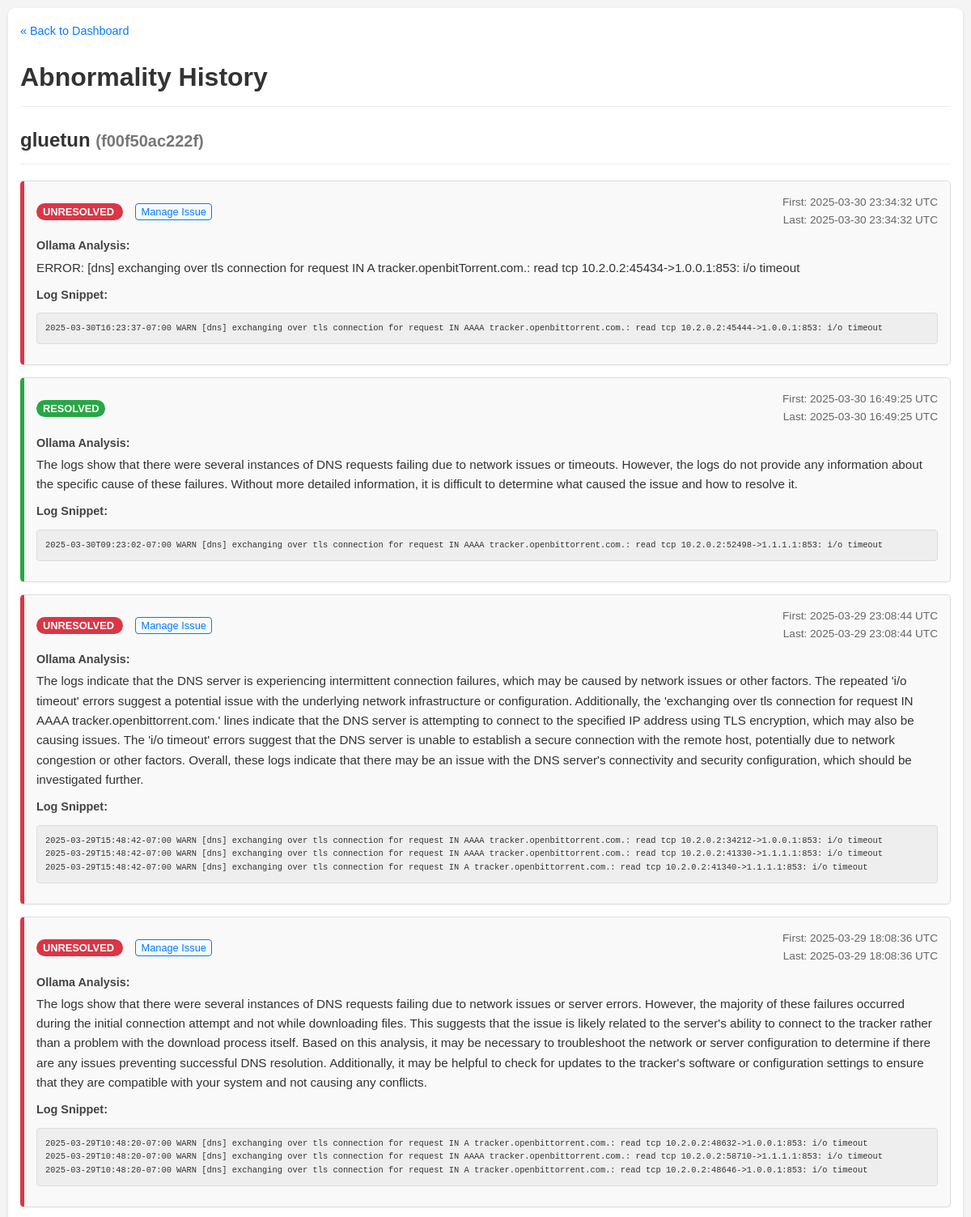
Page /history/f00f50ac222f5f7a17e6c27aef7cb144042b7a2ab6289baa478d7ef57e1e4045 (upper part) on the committed database.
### tables this page shows
CREATE TABLE abnormalities (
                id INTEGER PRIMARY KEY AUTOINCREMENT,
                container_name TEXT NOT NULL,
                container_id TEXT NOT NULL,
                log_snippet TEXT NOT NULL,
                ollama_analysis TEXT,
                first_detected_timestamp TEXT,
                last_detected_timestamp TEXT,
                status TEXT DEFAULT 'unresolved',
                resolution_notes TEXT,
                UNIQUE(container_id, log_snippet)
            );

### routes/ui_routes.py (the view)
@ui_bp.route('/history/<string:container_id>')
def container_history(container_id):
    if not container_id or not all(c in '0123456789abcdefABCDEF' for c in container_id) or len(container_id) < 12:
        logging.warning(f"Invalid container ID format requested in history: {container_id}")
        abort(404) # Not Found for invalid ID format
    history_records = db.get_abnormalities_by_container(container_id)
    container_name = history_records[0]['container_name'] if history_records else f"Unknown Container (ID: {container_id[:12]}...)"
    display_timezone_obj = get_display_timezone()
    current_color_settings = {}
    try:
        app_settings_local = getattr(current_app, 'app_settings', None)
        if app_settings_local is not None:
             with current_app.settings_lock:
                  current_color_settings = {k: v for k, v in app_settings_local.items() if k.startswith('color_')}
        else:
            logging.error("App settings not found on current_app in history route.")
            flash("Could not load color settings (app state missing).", "warning")
    except AttributeError as e:
        logging.error(f"Failed to access settings lock/dict in history route: {e}")
        flash("Could not load color settings.", "warning")
    except Exception as e:
        logging.exception(f"Unexpected error getting colors in history route: {e}")
        flash("Error loading color settings.", "error")
    return render_template('history.html',
                           records=history_records,
                           container_name=container_name,
                           container_id=container_id,
                           timezone_obj=display_timezone_obj, # Pass timezone object for potential use in template filters
                           color_settings=current_color_settings)

### db.py (called while the page is built)
def _parse_iso_datetime(iso_string):
    if not iso_string: return None
    try:
        if 'Z' in iso_string:
             dt = datetime.datetime.fromisoformat(iso_string.replace('Z', '+00:00'))
        elif '+' in iso_string or '-' in iso_string[10:]: # Check for timezone offset
             dt = datetime.datetime.fromisoformat(iso_string)
        else:
             dt = datetime.datetime.fromisoformat(iso_string).replace(tzinfo=timezone.utc)
        return dt.astimezone(timezone.utc) # Ensure it's always UTC
    except (ValueError, TypeError) as e:
        logging.warning(f"Could not parse ISO timestamp '{iso_string}': {e}. Returning as string.")
        return iso_string

def get_db():
    try:
        os.makedirs(DATABASE_DIR, exist_ok=True)
    except OSError as e:
        logging.error(f"Could not create database directory {DATABASE_DIR}: {e}")
    conn = sqlite3.connect(DATABASE, detect_types=sqlite3.PARSE_DECLTYPES | sqlite3.PARSE_COLNAMES)
    conn.row_factory = sqlite3.Row
    return conn

def _row_to_dict_with_parsed_dates(row):
    if not row: return None
    item = dict(row)
    item['first_detected_timestamp'] = _parse_iso_datetime(item.get('first_detected_timestamp'))
    item['last_detected_timestamp'] = _parse_iso_datetime(item.get('last_detected_timestamp'))
    return item

def get_abnormalities_by_container(container_id, limit=50):
    conn = get_db(); cursor = conn.cursor(); results = []
    try:
        cursor.execute("SELECT * FROM abnormalities WHERE container_id = ? ORDER BY last_detected_timestamp DESC LIMIT ?", (container_id, limit))
        rows = cursor.fetchall()
        for row in rows: results.append(_row_to_dict_with_parsed_dates(row))
        logging.debug(f"Fetched {len(results)} abnormalities for container {container_id[:12]} (limit {limit}).")
    except sqlite3.Error as e: logging.error(f"Error fetching abnormalities for container {container_id[:12]}: {e}")
    finally: conn.close()
    return results

### utils.py (called while the page is built)
def get_display_timezone():
    global SCHEDULER_TIMEZONE # Allow modification on fallback
    try:
        return pytz.timezone(SCHEDULER_TIMEZONE)
    except pytz.exceptions.UnknownTimeZoneError:
        logging.warning(f"Invalid TZ '{SCHEDULER_TIMEZONE}' specified. Using UTC.")
        SCHEDULER_TIMEZONE = "UTC" # Update the global for consistency if needed
        return pytz.utc

### templates/history.html (shortened to what this page needs)
<!DOCTYPE html>
<html lang="en">
<head>
    <link rel="stylesheet" href="{{ url_for('static', filename='style.css') }}">
</head>
<body>
    <div class="container">
        <a href="{{ url_for('ui.index') }}" class="back-link">« Back to Dashboard</a>
        <h1>Abnormality History</h1>
        <h2>{{ container_name }} <small style="color: #777;">({{ container_id[:12] }})</small></h2>
        {% if records %}
            <ul class="history-list">
                {% for record in records %}
                    <li class="history-item" data-status="{{ record.status }}">
                        <div class="history-header">
                            <div>
                                <span class="status-badge status-{{ record.status }}">
                                    {{ record.status | replace('_', ' ') | title }}
                                </span>
                                {% if record.status == 'unresolved' %}
                                    <a href="{{ url_for('ui.manage_abnormality', abnormality_id=record.id) }}" class="manage-link-history">Manage Issue</a>
                                {% endif %}
                            </div>
                            <div class="timestamps">
                                {% if record.first_detected_timestamp %}
                                    First: {{ record.first_detected_timestamp.astimezone(timezone_obj).strftime('%Y-%m-%d %H:%M:%S %Z') if record.first_detected_timestamp and timezone_obj else record.first_detected_timestamp.strftime('%Y-%m-%d %H:%M:%S') if record.first_detected_timestamp else 'N/A' }}
                                    <br>
                                {% endif %}
                                Last: {{ record.last_detected_timestamp.astimezone(timezone_obj).strftime('%Y-%m-%d %H:%M:%S %Z') if record.last_detected_timestamp and timezone_obj else record.last_detected_timestamp.strftime('%Y-%m-%d %H:%M:%S') if record.last_detected_timestamp else 'N/A' }}
                            </div>
                        </div>
                        <div class="detail-block">
                            <strong>Ollama Analysis:</strong>
                            <p>{{ record.ollama_analysis | default('(Not Available)', true) }}</p>
                        </div>
                        <div class="detail-block">
                            <strong>Log Snippet:</strong>
                            <pre>{{ record.log_snippet | default('(Not Available)', true) }}</pre>
                        </div>
                    </li>
                {% endfor %}
            </ul>
        {% else %}
            <p>No abnormality history found for this container.</p>
        {% endif %}
    </div>
</body>
</html>

### static/style.css (style rules this page uses)
body { font-family: sans-serif; line-height: 1.6; margin: 20px; background-color: #f4f4f4; }
h1, h2 { color: #333; }
.container { background: #fff; padding: 20px; border-radius: 8px; box-shadow: 0 2px 4px rgba(0,0,0,0.1); }
pre { background: #eee; padding: 10px; border-radius: 4px; white-space: pre-wrap; word-wrap: break-word; font-size: 0.9em; max-height: 200px; overflow-y: auto; }
.status-unresolved { color: red; font-weight: bold; }
.status-resolved { color: green; }

### templates/history.html (style rules this page uses)
body { font-family: sans-serif; line-height: 1.6; margin: 0; padding: 10px; background-color: #f4f4f4; color: #333; }
*, *:before, *:after { box-sizing: border-box; }
.container { background: #fff; padding: 15px; border-radius: 8px; box-shadow: 0 2px 4px rgba(0,0,0,0.1); margin-bottom: 15px; max-width: 1200px; margin-left: auto; margin-right: auto; }
h1, h2 { color: #333; border-bottom: 1px solid #eee; padding-bottom: 10px; margin-top: 0; }
pre { background: #eee; padding: 10px; border-radius: 4px; white-space: pre-wrap; word-wrap: break-word; font-size: 0.85em; max-height: 200px; overflow-y: auto; border: 1px solid #ddd; }
.back-link { display: inline-block; margin-bottom: 20px; color: #007bff; text-decoration: none; font-size: 0.9em; }
.history-list { list-style: none; padding: 0; }
.history-item { background-color: #f9f9f9; border: 1px solid #ddd; border-radius: 5px; margin-bottom: 15px; padding: 15px; box-shadow: 0 1px 3px rgba(0,0,0,0.05); border-left: 5px solid #ccc; }
.history-header { display: flex; justify-content: space-between; align-items: center; margin-bottom: 10px; flex-wrap: wrap; gap: 10px; }
.status-badge { padding: 3px 8px; border-radius: 12px; font-size: 0.8em; font-weight: bold; text-transform: uppercase; color: white; white-space: nowrap; }
.status-unresolved { background-color: red; }
.status-resolved { background-color: green; }
.timestamps { font-size: 0.85em; color: #666; text-align: right; }
.detail-block { margin-bottom: 10px; }
.detail-block strong { display: block; color: #444; margin-bottom: 3px; font-size: 0.9em; }
.detail-block p { margin: 0; font-size: 0.95em; }
.detail-block pre { font-size: 0.8em; }
.manage-link-history { font-size: 0.8em; margin-left: 15px; padding: 2px 6px; border: 1px solid #007bff; color: #007bff; text-decoration: none; border-radius: 4px; white-space: nowrap; }

### rows in the picture
abnormalities: container_name "gluetun", status "UNRESOLVED", first_detected_timestamp.astimezone "2025-03-30 23:34:32 UTC", last_detected_timestamp.astimezone "2025-03-30 23:34:32 UTC", ollama_analysis "ERROR: [dns] exchanging over tls connection for request IN A tracker.openbitTorrent.com.: read tcp 10.2.0.2:45434->1.0.0.1:853: i/o timeout", log_snippet "2025-03-30T16:23:37-07:00 WARN [dns] exchanging over tls connection for request IN AAAA tracker.openbittorrent.com.: read tcp 10.2.0.2:45444->1.0.0.1:853: i/o timeout"
abnormalities: status "RESOLVED", first_detected_timestamp.astimezone "2025-03-30 16:49:25 UTC", last_detected_timestamp.astimezone "2025-03-30 16:49:25 UTC", ollama_analysis "The logs show that there were several instances of DNS requests failing due to network issues or timeouts. However, the logs do not provide any information about the specific cause of these failures. Without more detailed information, it is difficult to determine what caused the issue and how to resolve it.", log_snippet "2025-03-30T09:23:02-07:00 WARN [dns] exchanging over tls connection for request IN AAAA tracker.openbittorrent.com.: read tcp 10.2.0.2:52498->1.1.1.1:853: i/o timeout"
abnormalities: status "UNRESOLVED", first_detected_timestamp.astimezone "2025-03-29 23:08:44 UTC", last_detected_timestamp.astimezone "2025-03-29 23:08:44 UTC", ollama_analysis "The logs indicate that the DNS server is experiencing intermittent connection failures, which may be caused by network issues or other factors. The repeated 'i/o timeout' errors suggest a potential issue with the underlying network infrastructure or configuration. Additionally, the 'exchanging over tls connection for request IN AAAA tracker.openbittorrent.com.' lines indicate that the DNS server is attempting to connect to the specified IP address using TLS encryption, which may also be causing issues. The 'i/o timeout' errors suggest that the DNS server is unable to establish a secure connection with the remote host, potentially due to network congestion or other factors. Overall, these…", log_snippet "2025-03-29T15:48:42-07:00 WARN [dns] exchanging over tls connection for request IN AAAA tracker.openbittorrent.com.: read tcp 10.2.0.2:34212->1.0.0.1:853: i/o timeout 2025-03-29T15:48:42-07:00 WARN [dns] exchanging over tls connection for request IN AAAA tracker.openbittorrent.com.: read tcp 10.2.0.2:41330->1.1.1.1:853: i/o timeout 2025-03-29T15:48:42-07:00 WARN [dns] exchanging over tls connection for request IN A tracker.openbittorrent.com.: read tcp 10.2.0.2:41340->1.1.1.1:853: i/o timeout"
abnormalities: status "UNRESOLVED", first_detected_timestamp.astimezone "2025-03-29 18:08:36 UTC", last_detected_timestamp.astimezone "2025-03-29 18:08:36 UTC", ollama_analysis "The logs show that there were several instances of DNS requests failing due to network issues or server errors. However, the majority of these failures occurred during the initial connection attempt and not while downloading files. This suggests that the issue is likely related to the server's ability to connect to the tracker rather than a problem with the download process itself. Based on this analysis, it may be necessary to troubleshoot the network or server configuration to determine if there are any issues preventing successful DNS resolution. Additionally, it may be helpful to check for updates to the tracker's software or configuration settings to ensure that they are compatible…", log_snippet "2025-03-29T10:48:20-07:00 WARN [dns] exchanging over tls connection for request IN A tracker.openbittorrent.com.: read tcp 10.2.0.2:48632->1.0.0.1:853: i/o timeout 2025-03-29T10:48:20-07:00 WARN [dns] exchanging over tls connection for request IN AAAA tracker.openbittorrent.com.: read tcp 10.2.0.2:58710->1.1.1.1:853: i/o timeout 2025-03-29T10:48:20-07:00 WARN [dns] exchanging over tls connection for request IN A tracker.openbittorrent.com.: read tcp 10.2.0.2:48646->1.0.0.1:853: i/o timeout"

### other values in the picture
{{ container_id[:12] }} "f00f50ac222f"
